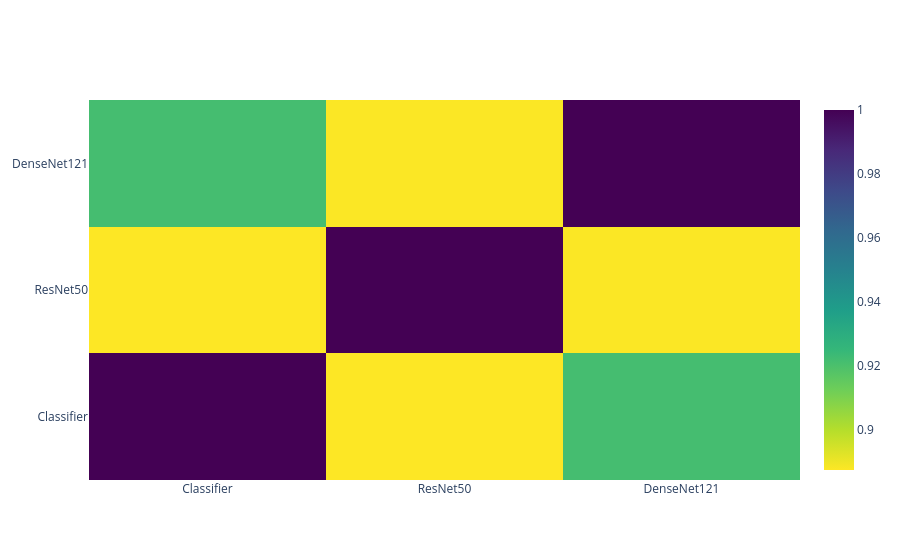

The notebook cell saved with this chart:
### Code cell
# 导入plotly库的offline模块和graph_objs模块，用于离线生成图表和创建图形对象
import plotly.offline as py
import plotly.graph_objs as go

# 创建一个热图数据对象
data = [
    go.Heatmap(
        # z轴数据来自基础模型预测训练集的相关性矩阵，转换为浮点数类型以确保数值精度
        z= base_predictions_train.astype(float).corr().values ,
        # x轴标签使用训练集预测的列名
        x=base_predictions_train.columns.values,
        # y轴标签使用训练集预测的列名
        y= base_predictions_train.columns.values,
        # 使用'Viridis'颜色尺度，这是一种从黄色到蓝色的渐变色，适用于大多数数据范围
        colorscale='Viridis',
        # 显示颜色比例尺
        showscale=True,
        # 反转颜色比例尺，以便从深到浅表示从高到低的相关性
        reversescale = True
    )
]
# 使用plotly的iplot函数绘制热图，并将结果保存为名为'labelled-heatmap'的文件
py.iplot(data, filename='labelled-heatmap')

### Figure 1 — Plotly figure (JSON) as saved in the notebook; plotly's stock layout.template omitted (floating-point values rounded to 4 significant figures)
{"data": [{"colorscale": [[0, "#440154"], [0.1111, "#482878"], [0.2222, "#3e4989"], [0.3333, "#31688e"], [0.4444, "#26828e"], [0.5556, "#1f9e89"], [0.6667, "#35b779"], [0.7778, "#6ece58"], [0.8889, "#b5de2b"], [1, "#fde725"]], "reversescale": true, "showscale": true, "type": "heatmap", "x": ["Classifier", "ResNet50", "DenseNet121"], "y": ["Classifier", "ResNet50", "DenseNet121"], "z": [[1, 0.8876, 0.9215], [0.8876, 1, 0.8879], [0.9215, 0.8879, 1]]}], "layout": {}}
